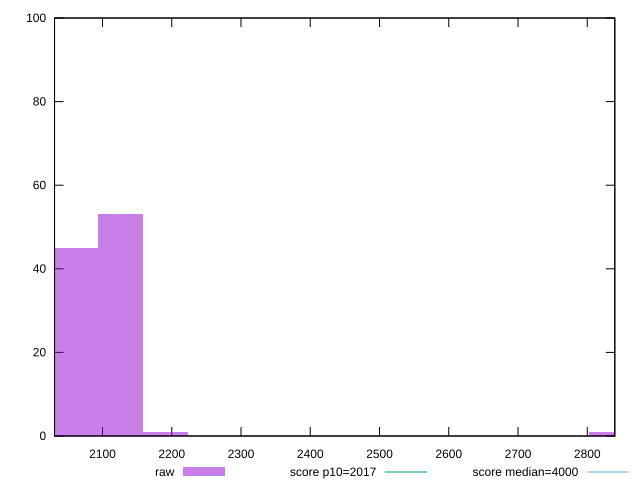

gnuplot code for this plot:
reset

$raw <<EOF
2834.916969179088 1
2061.7577957666094 45
2126.187726884316 53
2190.6176580020224 1
EOF

set key outside below
set boxwidth 64.42993111770654
set xrange [2030.732000000001:2839.7959999999975]
set yrange [0:100]
set trange [0:100]
set style fill transparent solid 0.5 noborder

set parametric
set terminal svg size 640, 490 enhanced background rgb 'white'
set output "reports/report_00031_2021-02-24T23-18-18.084Z/mainthread-work-breakdown/samples/astro/raw/histogram.svg"

plot $raw title "raw" with boxes, \
     2017,t title "score p10=2017", \
     4000,t title "score median=4000"

reset
